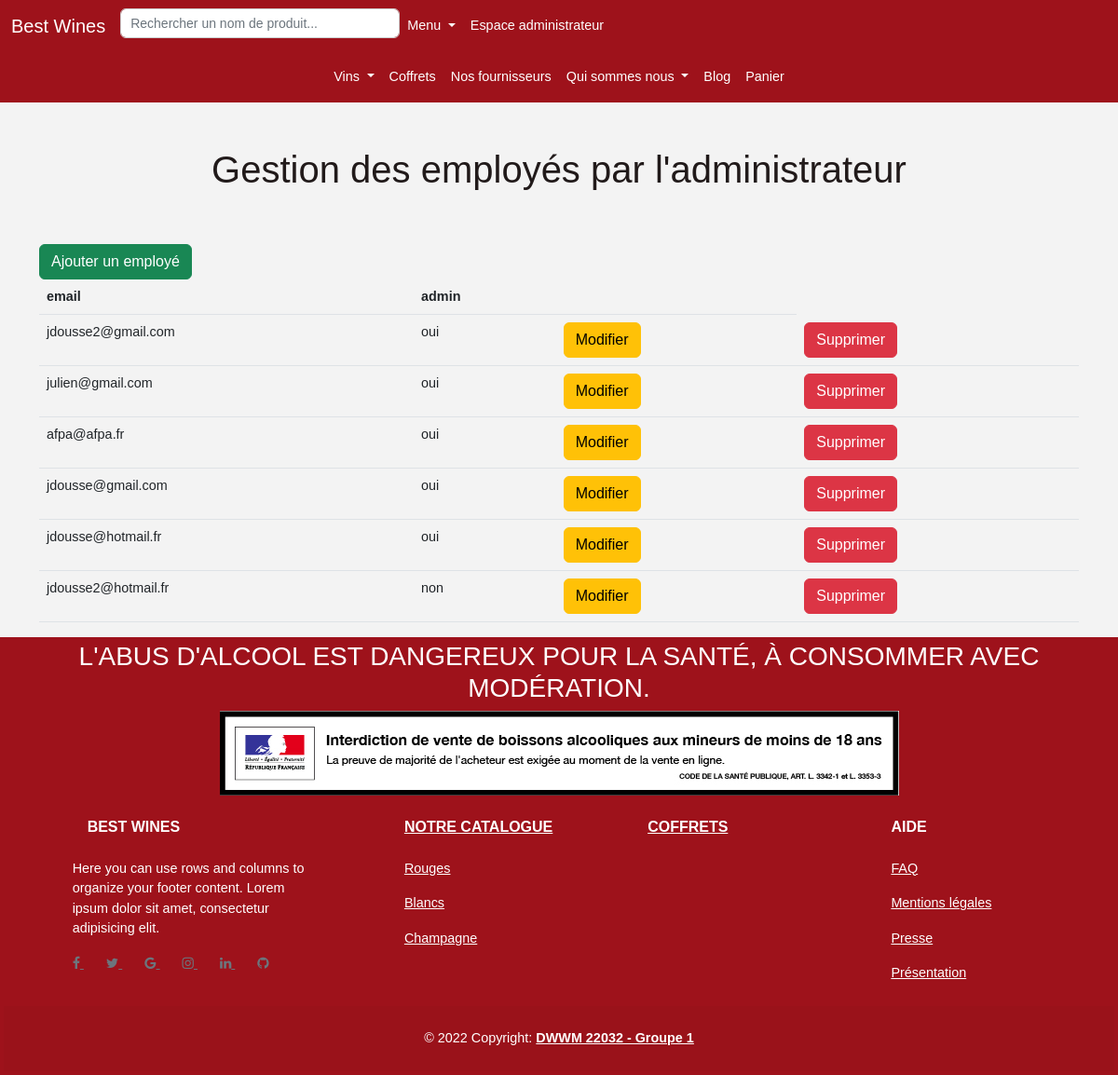
The page /administrateur (signed in) on the database as committed earlier.
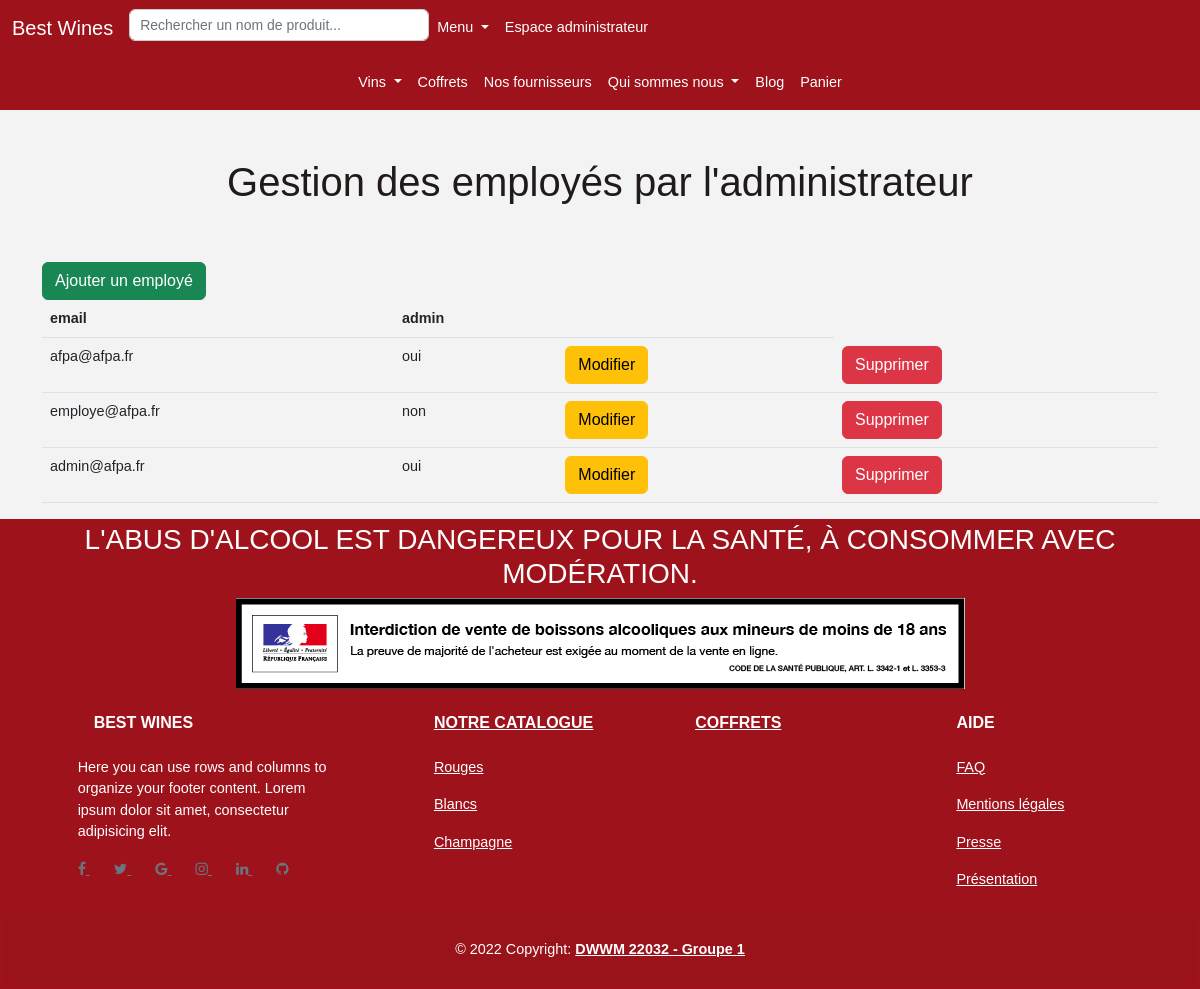
The same page on the database as committed later.
### tables this page shows
CREATE TABLE `user` (
  `id` int(11) NOT NULL,
  `email` varchar(255) NOT NULL,
  `password` varchar(255) NOT NULL,
  `is_admin` tinyint(1) NOT NULL DEFAULT 0,
  `is_employee` tinyint(1) NOT NULL DEFAULT 0
);

### core/Controller.php (called while the page is built, shortened)
<?php
abstract class Controller
{
    public function renderView(string $view_name, array $params = []): void
    {
        extract($params);
        require_once "src/views/$view_name.php";
        require_once 'src/views/layout.php';
    }
}

### src/controllers/AdminController.php (called while the page is built, shortened)
<?php
class AdminController extends Controller
{
    public function showAll()
    {
        $user = new User();
        $all_users = $user->findAll();
        $this->renderView('administrateur/index', compact('all_users'));
    }
}

### core/Router.php (called while the page is built, shortened)
<?php
class Router
{
    private static array $routes = [];
    public static function register(string $request, string $action) : void
    {
        self::$routes[$request] = $action;
    }
    public static function resolve(string $request_uri) : void
    {
        $request_uri = explode("?", $request_uri)[0];
        [$controller_name , $action_name] = explode('::', self::$routes[$request_uri]);
        $instance = new $controller_name();
        call_user_func_array([$instance, $action_name], []);
    }
}

### index.php (called while the page is built, shortened)
<?php
$request_uri = str_replace(BASE_DIR, '', $_SERVER['REQUEST_URI']);
try {
    Router::resolve($request_uri);
}catch (Exception $e)
{
    echo $e->getMessage();
}

### core/Database.php (called while the page is built, shortened)
<?php
class Database
{
    private static \PDO|null $instance = null;
    public static function getPdo(): \PDO
    {
        if (self::$instance == null){
            try {
                self::$instance = new \PDO(
                    "mysql:host=".$_ENV['DATABASE_HOST'].";dbname=".$_ENV['DATABASE_NAME'],
                    $_ENV['DATABASE_USERNAME'],
                    $_ENV['DATABASE_PASSWORD'],
                    [
                        \PDO::ATTR_ERRMODE => \PDO::ERRMODE_EXCEPTION,
                        \PDO::ATTR_DEFAULT_FETCH_MODE => \PDO::FETCH_ASSOC
                    ]
                );
            }catch (\PDOException $exception){
                echo $exception->getMessage();
                die;
            }
        }
        return  self::$instance;
    }
}

### core/Model.php (called while the page is built, shortened)
<?php
abstract class Model
{
    protected \PDO $pdo;
    protected string $table_name;
    public function __construct()
    {
        $this->pdo = Database::getPdo();
    }
    public function findAll(): array
    {
        $stmt = $this->pdo->prepare("SELECT * FROM {$this->table_name}");
        $stmt->setFetchMode(\PDO::FETCH_ASSOC);
        $stmt->execute();
        return $stmt->fetchAll();
    }
}

### src/views/administrateur/index.php (the view)
<div class="container">
    <h1 class="text-center p-5">Gestion des employés par l'administrateur</h1>
    <a class='btn btn-success' href=" <?= BASE_DIR ?>/administrateur/insert">Ajouter un employé</a>
    <table class="table">
        <thead>
            <tr>
                <th scope="col">email</th>
                <th scope="col">admin</th>
                <th></th>
            </tr>
        </thead>
        <tbody>
            <form action="" method="POST">
                <?php
                foreach ($all_users as $user) : ?>
                    <?php if ($user['is_employee'] == "1") : ?>
                        <tr>
                            <td><?= $user['email'] ?></td>
                            <?php if ($user['is_admin'] == "1") : ?>
                                <td>oui</td>
                            <?php else : ?>
                                <td>non</td>
                            <?php endif ?>
                            <td>
                                <a href="<?= BASE_DIR ?>/administrateur/edit?id=<?= $user['id'] ?>" class="btn btn-warning">Modifier</a>
                            </td>
                            <td>
                                <a href="<?= BASE_DIR ?>/administrateur/delete?id=<?= $user['id'] ?>" class="btn btn-danger">Supprimer</a>
                            </td>
                        </tr>
                    <?php endif ?>
                <?php endforeach; ?>
            </form>
        </tbody>
    </table>
</div>

Rows that differ between the two databases and show on the page:
removed user: email "jdousse2@gmail.com", is_admin "oui"
removed user: email "julien@gmail.com", is_admin "oui"
removed user: email "jdousse@gmail.com", is_admin "oui"
removed user: email "jdousse@hotmail.fr", is_admin "oui"
removed user: email "jdousse2@hotmail.fr", is_admin "non"
added user: email "employe@afpa.fr", is_admin "non"
added user: email "admin@afpa.fr", is_admin "oui"
